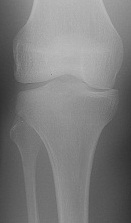
#> input picture xray.jpeg, 131 x 223 px
$ python pertemuan6.py   (older library calls are emulated)
#> lines starting #> are read from the running program, lines starting #| are printed output that depends on the picture
import cv2
import numpy as np

# [34 lines of commented-out code are left out]
img = cv2.imread('xray.jpeg')
#> img is the input picture: shape (223, 131, 3); min 49, max 189, mean 123.8
gray = cv2.cvtColor(img, cv2.COLOR_BGR2GRAY)
img_gaussian = cv2.GaussianBlur(gray, (3, 3), 0)
# sobel
ddepth = cv2.CV_16S
kernel_size = 3
img_laplacian = cv2.Laplacian(img_gaussian, ddepth, ksize=kernel_size)
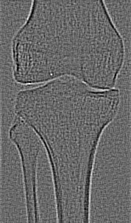
#> img_laplacian: shape (223, 131) int16; min -44, max 62, mean 0; drawn with min black and max white
cv2.imshow("Original Image", img)
cv2.imshow("Laplacian", np.uint8(img_laplacian))
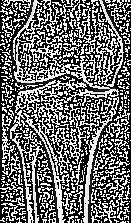
#> window 'Laplacian': shape (223, 131); min 0, max 254, mean 109.1
cv2.waitKey(0)
cv2.destroyAllWindows()

$ run again, with bakteri2.jpeg copied over xray.jpeg
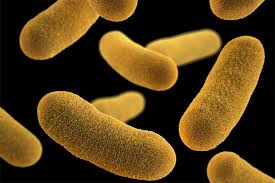
#> input picture bakteri2.jpeg, 275 x 183 px
#> img is the input picture: shape (183, 275, 3); mean B, G, R 23.2, 62.3, 85.9
#> `img_laplacian = cv2.Laplacian(img_gaussian, ddepth, ksize=kernel_size)`:
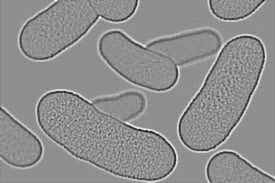
#> img_laplacian: shape (183, 275) int16; min -328, max 256, mean -0.1; drawn with min black and max white
#> `cv2.imshow("Laplacian", np.uint8(img_laplacian))`:
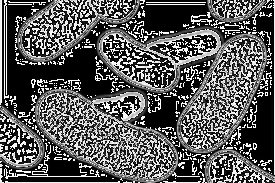
#> window 'Laplacian': shape (183, 275); min 0, max 254, mean 90.5

$ run again, with datadaun.jpeg copied over xray.jpeg
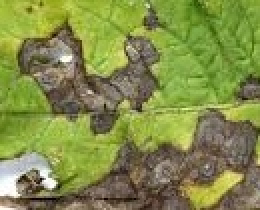
#> input picture datadaun.jpeg, 130 x 105 px (shown 2 times larger)
#> img is the input picture: shape (105, 130, 3); mean B, G, R 73.3, 140.8, 130.8
#> `img_laplacian = cv2.Laplacian(img_gaussian, ddepth, ksize=kernel_size)`:
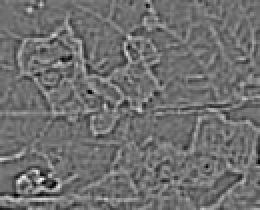
#> img_laplacian: shape (105, 130) int16 (shown 2 times larger); min -276, max 352, mean -0.1; drawn with min black and max white
#> `cv2.imshow("Laplacian", np.uint8(img_laplacian))`:
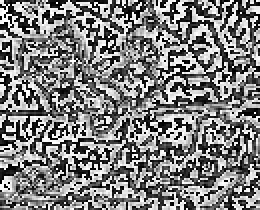
#> window 'Laplacian': shape (105, 130) (shown 2 times larger); min 0, max 254, mean 126.8
